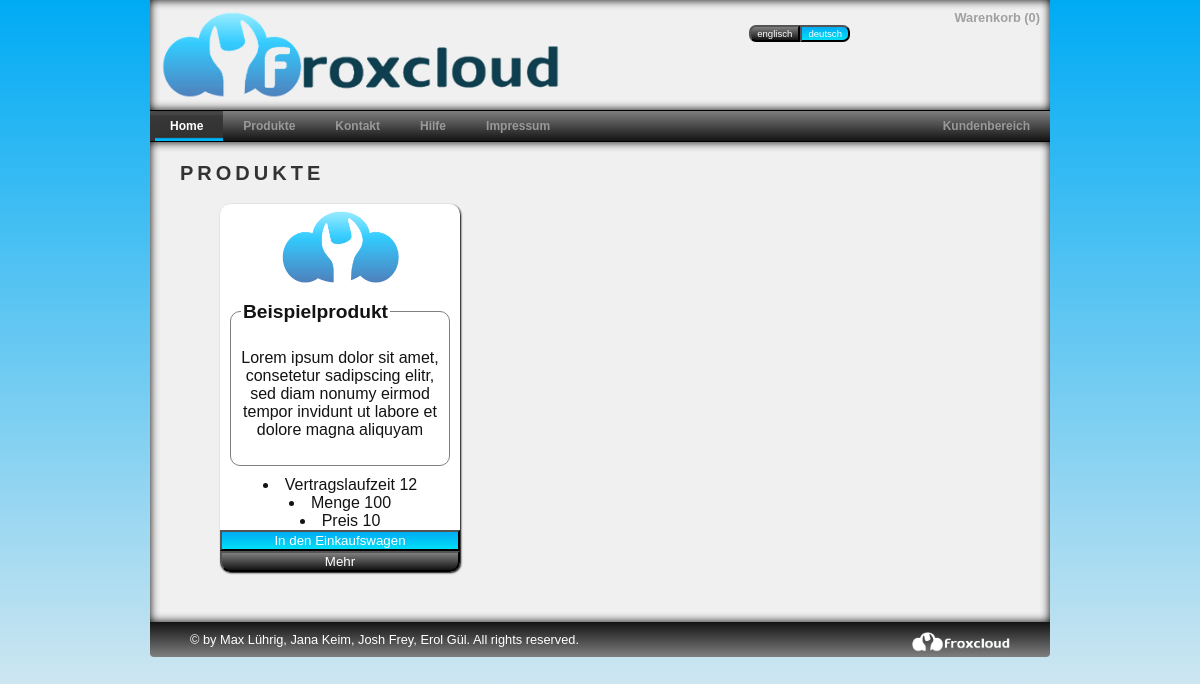
/products.html?lang=de-de, run on the app's committed database.
### index.php (called while the page is built)
<?php
	include("header.php");
	include("menu.php");
	include("mainpage.php");
	include("footer.php");
?>

### includes/classes/cl_language.php (called while the page is built, shortened)
<?php
class language {
	public static function getBrowserLanguage() {
		$supportedLanguages = language::getSupportedLanguages();
		if (isset($_SERVER['HTTP_ACCEPT_LANGUAGE'])) {
			preg_match_all('/([a-z]{1,8}(-[a-z]{1,8})?)\s*(;\s*q\s*=\s*(1|0\.[0-9]+))?/i', $_SERVER['HTTP_ACCEPT_LANGUAGE'], $lang_parse);
			if (count($lang_parse[1])) {
				$langs = array_combine($lang_parse[1], $lang_parse[4]);
				foreach ($langs as $lang => $val) {
					if ($val === '') $langs[$lang] = 1;
				}
			}
		}
		return language::internalToISO( customizing::get_default_language() );
	}
	public static function internalToISO($language_id) {
		$sql_statement = 'SELECT l.iso_code FROM '. TBL_LANGUAGE .' AS l WHERE l.language_id = '. (int) $language_id;
		$query = db_query($sql_statement);
		if(db_num_results($query) == 1) {
			$result_data = db_fetch_array($query);
			return $result_data['iso_code'];
		}
		else {
			return null;
		}
	}
	public static function ISOTointernal($iso_code) {
		$sql_statement = 'SELECT l.language_id FROM '. TBL_LANGUAGE .' AS l WHERE l.iso_code = "'. $iso_code .'"';
		$query = db_query($sql_statement);
		if(db_num_results($query) == 1) {
			$result_data = db_fetch_array($query);
			return $result_data['language_id'];
		}
		else {
			return null;
		}
	}
	private static function getSupportedLanguages() {
		$sql_statement = 'SELECT l.language_id, l.iso_code FROM '. TBL_LANGUAGE .' AS l ORDER BY l.iso_code';
		$query = db_query($sql_statement);
		$return_array = array();
		while($row = db_fetch_array($query)) {
			$return_array[$row['iso_code']] = $row['language_id'];
		}
		return $return_array;
	}
}
?>

### functions/database.php (called while the page is built, shortened)
<?php
function db_query($sql_statement,$connection = 'db_connection') {
	global $$connection;
	$result = mysql_query($sql_statement, $$connection) or db_error($sql_statement, mysql_errno(), mysql_error());
	return $result;
}
function db_num_results($db_query) {
	return mysql_num_rows($db_query);
}
function db_fetch_array($db_query) {
	return mysql_fetch_array($db_query, MYSQL_ASSOC);
}
?>

### includes/classes/cl_customizing.php (called while the page is built, shortened)
<?php
class customizing {
	public static function get_default_language() {
		$sql_statement = 'SELECT cust.value AS default_language FROM '. TBL_CUSTOMIZING .' AS cust WHERE cust.key = "default_language"';
		$query = db_query($sql_statement);
		$default_language = db_fetch_array($query);
		return $default_language['default_language'];
	}
}
?>

### functions/general.php (called while the page is built, shortened)
<?php
function get_default_language() {
	$sql_statement = 'SELECT cust.value AS default_language FROM '. TBL_CUSTOMIZING .' AS cust WHERE cust.key = "default_language"';
	$query = db_query($sql_statement);
	$default_language = db_fetch_array($query);
	return $default_language['default_language'];
}
?>

### includes/classes/cl_shoppingcart.php (called while the page is built, shortened)
<?php
class shoppingcart {
	private $session_id;
	public function __construct($session_id, $language_id = NULL) {
		$this->session_id = $session_id;
		$this->loadProducts($language_id);
	}
	public function getNumberOfProducts() {
		if(!$this->isEmpty()) {
			$sql_statement = 'SELECT SUM( sc.quantity ) AS number_of_products FROM '. TBL_SHOPPING_CART .' AS sc WHERE sc.session_id = "'. $this->session_id .'"';
			$productcount_query = db_query($sql_statement);
			$result_data = db_fetch_array($productcount_query);
			return $result_data['number_of_products'];
		}
		else {
			return 0;
		}
	}
	private function loadProducts($language_id = NULL) {
		if($language_id == null) {
			$language_id = get_default_language();
		}
		$sql_statement = 'SELECT sc.product_id, sc.quantity, p.price, p.title FROM '. TBL_SHOPPING_CART .' AS sc INNER JOIN '. TBL_PRODUCT .' AS p ON sc.product_id = p.product_id WHERE sc.session_id = "'. $this->session_id .'" AND p.language_id = '. $language_id;
		$query = db_query($sql_statement);
	}
	private function isEmpty() {
		$sql_statement = 'SELECT sc.product_id FROM '. TBL_SHOPPING_CART .' AS sc WHERE sc.session_id = "'. $this->session_id .'"';
		$cart_products_query = db_query($sql_statement);
		if(db_num_results($cart_products_query) == 0) {
			return true;
		}
		else {
			return false;
		}
	}
}
?>

### includes/classes/cl_customer.php (called while the page is built, shortened)
<?php
class customer {
	public static function isLoggedIn($session_id) {
		$sql_statement = 'SELECT ac.customer_id FROM '. TBL_ACTIVE_CUSTOMER .' AS ac WHERE ac.session_id = "'. $session_id .'" AND ac.expiration_date > NOW()';
		$query = db_query($sql_statement);
		if(db_num_results($query) == 1) {
			return true;
		}
		else {
			return false;
		}
	}
}
?>

### includes/classes/cl_product.php (called while the page is built, shortened)
<?php
class product {
	public static function getAllActiveProducts($languageId){
		$sql_select_statement = 'SELECT * FROM '. TBL_PRODUCT .' AS p WHERE language_id = "'. $languageId .'" AND active = "1" ORDER BY p.product_id ASC';
		$active_product_query = db_query($sql_select_statement);
		$active_product_array = array();
		while($data = db_fetch_array($active_product_query)){
			$active_product_array[$data['product_id']] = array("title" => $data['title'],
													   "contract_periode" => $data['contract_periode'],
													   "description" => $data['description'],
													   "quantity" => $data['quantity'],
													   "price" => $data['price']);
		}
		return $active_product_array;
	}
}
?>

### menu.php (the view, shortened to what this page needs)
<div class="mainmenu">
	<ul>
	   <li><a href="home.html?lang=<?php echo $site_language; ?>" id="home" class="nav mm_active"><span><?php echo VIEW_MENU_HOME; ?></span></a></li>
	   <li><a href="products.html?lang=<?php echo $site_language; ?>" id="products" class="nav"><span><?php echo VIEW_MENU_PRODUCTS; ?></span></a></li>
	   <li><a href="help.html?lang=<?php echo $site_language; ?>" id="help" class="nav"><span><?php echo VIEW_MENU_HELP; ?></span></a></li>
	   <li><a href="imprint.html?lang=<?php echo $site_language; ?>" id="imprint" class="nav"><span><?php echo VIEW_MENU_IMPRINT; ?></span></a></li>
	   <?php
	   	if (customer::isLoggedIn(session_id()) == true ) {
	   		echo '<li id="mainmenuelement"><a href="#!page=customercenter&lang='. $site_language .'" id="customercenter" class="nav"><span>'. VIEW_MENU_CUSTOMERCENTER .'</span></a></li>';
	   	}
	   	else {
	   		echo '<li id="mainmenuelement"><a href="#!page=customercenter&lang='. $site_language .'" id="customercenter"><span>'. VIEW_MENU_CUSTOMERCENTER .'</span></a></li>';
	   	}
	   ?>
	</ul>
</div>

### header.php (shortened to what this page needs)
<?php
require PATH_CLASSES .'cl_customizing.php';
require PATH_CLASSES .'cl_language.php';
require PATH_CLASSES .'cl_shoppingcart.php';
require PATH_CLASSES .'cl_customer.php';
require PATH_CLASSES .'cl_product.php';
require PATH_CLASSES .'cl_product_info.php';
require 'functions/database.php';
require 'functions/general.php';
$site_language = language::getBrowserLanguage();
$cart = new shoppingcart(session_id());
?>
<!DOCTYPE HTML PUBLIC "-//W3C//DTD HTML 4.01 Frameset//EN">
<html>
<head>
<link rel="stylesheet" href="css/style.css" media="screen and (min-device-width: 600px)" type="text/css" />
<link rel="stylesheet" href="css/print.css" type="text/css" media="print">
<link rel="stylesheet" href="css/colorbox.css" type="text/css">
<link type="text/css" rel="stylesheet" media="only screen and (max-device-width: 599px)" href="css/handheld.css" />
<link rel="stylesheet" media="screen and (-webkit-device-pixel-ratio:0.75)" href="css/handheld.css" />
<link rel="stylesheet" href="css/handheld.css" media="handheld" type="text/css" />
</head>
<body>
<div class="header">
	<img ID="logo" src="images/fcloud.png">
	<div class="header_right">
		<a href="shoppingcart.html?lang=<?php echo $site_language; ?>" id="shoppingcart" class="nav"><?php echo VIEW_MENU_SHOPPING_CART; ?> (<span id="current_cart_quantity"><?php echo $cart->getNumberOfProducts(); ?></span>)</a>
		<br>
		<div class="language_switch">
			<button class="language_button active" ID="german"> deutsch
			</button>
			<button class="language_button"  ID="english"> englisch
			</button>
		</div>
	</div>
</div>

### mainpage.php (shortened to what this page needs)
<div class="content_container" id="content_container">
<?php
if(isset($_GET['page'])) {
	$action = 'show_'. substr($_GET['page'], 0);
	include_once 'logic/process_content_handling.php';
}
?>
</div>

### logic/process_content_handling.php (shortened to what this page needs)
<?php
require_once PATH_CLASSES .'cl_customizing.php';
require_once PATH_CLASSES .'cl_language.php';
require_once PATH_CLASSES .'cl_shoppingcart.php';
require_once PATH_CLASSES .'cl_customer.php';
require_once PATH_CLASSES .'cl_content.php';
require_once PATH_FUNCTIONS .'database.php';
require_once PATH_FUNCTIONS .'general.php';
switch($action) {
	case 'show_products':
		include PATH_BODYS .'product.php';
		break;
}
?>

### bodys/product.php (shortened to what this page needs)
<?php
require_once PATH_CLASSES .'cl_language.php';
require_once PATH_CLASSES .'cl_product.php';
$language_id = language::ISOTointernal(language::getBrowserLanguage());
$index = 0;
echo '
<h1>'.VIEW_MENU_PRODUCTS.'</h1>
<div class="boxwrapper">
';
$active_product_array = product::getAllActiveProducts($language_id);
foreach ($active_product_array as $product_id => $product_data){
	$attribute_value_map = array();
	$product_info_map = productInfo::getAttributesByProductId($product_id);
	$existing_attributes = productAttribute::getAllExistingAttrByLang($language_id);
	foreach($product_info_map as $attribute_id => $value){
		$attribute_value_map[$existing_attributes[$attribute_id]] = $value;
	}
	if($index % 3 == 0){
		echo'<div class="productwrapper"> ';
	}
	$return_string = '
	<div class="whitebox box_3inRow">
		<img ID="littlelogo" src="images/logos/logo.png">
		<fieldset>
			<legend>
				'. $product_data['title'].'
			</legend>
			<p>'.$product_data['description'].'</p>
		</fieldset>
			<li>'.PRODUCT_CONTRACT_PERIODE.' '.$product_data['contract_periode'].'</li>
			<li>'.PRODUCT_QUANTITY.' '.$product_data['quantity'].'</li>
			<li>'.PRODUCT_PRICE.' '.$product_data['price'].'</li>
		<button class="buttonlayout_buy" rel="'.$product_id.'">'.BUTTON_ADD_TO_CART.'</button>
		<div id="book'.$product_id.'" class="slidebox">
			<fieldset>
				<legend>
					Details
				</legend>
				<ul>';
	foreach($attribute_value_map as $attr_name => $value){
		$return_string = $return_string. '<li>'. $attr_name .' '. $value .'</li>';
	}
	$return_string = $return_string.
				'</ul>
			</fieldset>
		</div>
	<button class="buttonlayout_more" rel="'.$product_id.'">'.PRODUCT_DETAILS_MORE.'</button>
	</div>
	';
	if($index % 3 == 0){
		$return_string = $return_string.'</div> ';
	}
	$index++;
	echo $return_string;
}
echo'</div>'
?>

### footer.php
<div class="footer">
		&copy; by Max L&uumlhrig, Jana Keim, Josh Frey, Erol G&uumll. All rights reserved.
	<img ID="froxcloud_white" src="images/logos/froxcloud_white.png">
</div>
</body>
</html>

### css/print.css (style rules this page uses)
body { width: 900px; margin: 0 auto; font-family: Arial, Helvetica, sans-serif; }
.header { background-color: #F0F0F0; width: 900px; height: 110px; border-bottom: black solid 3px; }
.header_right { display:none; float: right; width: 450px; height: 90px; position: relative; text-align: right; margin-top: 10px; margin-bottom: 10px; }
.content_container { background-color:#F0F0F0; width: 900px; height: auto; text-align:center; position:relative; float: left; clear: both; padding-bottom: 40px; }
body h1 { font-family: Arial, Helvetica, sans-serif; font-weight: bold; font-size: 2.0em; letter-spacing: .2em; line-height: 1.1em; margin: 20px 15px; text-align: left; text-transform: uppercase; color: #333; }
.boxwrapper { margin: 40px auto; width: 780px; }
.productwrapper { width: 780px; clear:both; }
.whitebox { float: left; background-color: white; border-radius: 10px; margin: 20px 8px; border: solid black 1px; }
.box_3inRow { width: 240px; height: 400px; }
fieldset { border: black solid 1px; border-radius: 10px; padding: 10px; margin:10px; min-height: 160px; width: auto; }
legend { font-weight:bold; font-size: 1.2em; text-align: left; }
#littlelogo { display:none; width: 120px; margin: 5px; }
#logo { width: 400px; margin: 10px; }
#froxcloud_white { display:none; height: 20px; float:right; bottom:0px; }
.buttonlayout_more { display:none; width: 100%; border-bottom-left-radius: 10px; border-bottom-right-radius: 10px; color: white; filter: progid:DXImageTransform.Microsoft.gradient(startColorstr='#7f7f7f', endColorstr='#131313'); background: -webkit-gradient(linear, left top, left bottom, from(#7f7f7f), to(#131313)); background: -moz-linear-gradient(top, #7f7f7f, #131313); }
.buttonlayout_buy { display:none; width: 100%; color: white; filter: progid:DXImageTransform.Microsoft.gradient(startColorstr='#00abf4', endColorstr='#02def7'); background: -webkit-gradient(linear, left top, left bottom, from(#00abf4), to(#02def7)); background: -moz-linear-gradient(top, #00abf4, #02def7); }
.mainmenu ul { margin:0; padding:0; list-style-type:none; width:auto; position:relative; display:none; height:30px; font-size:12px; font-weight:bold; background:transparent url(../images/nav_bg.png) repeat-x top left; font-family:Arial, Helvetica, sans-serif; border-bottom:1px solid #000000; border-top:1px solid #000000; filter: progid:DXImageTransform.Microsoft.gradient(startColorstr='#7f7f7f', endColorstr='#131313'); background: -webkit-gradient(linear, left top, left bottom, from(#7f7f7f), to(#131313)); background: -moz-linear-gradient(top, #7f7f7f, #131313); }

### data on the page
tbl_product: title "Beispielprodukt", description "Lorem ipsum dolor sit amet, consetetur sadipscing elitr, sed diam nonumy eirmod tempor invidunt ut labore et dolore magna aliquyam", contract_periode "12", quantity "100", price "10"

### other printed values
VIEW_MENU_SHOPPING_CART "Warenkorb"
$cart->getNumberOfProducts() "0"
VIEW_MENU_HOME "Home"
VIEW_MENU_PRODUCTS "Produkte"
VIEW_MENU_HELP "Hilfe"
VIEW_MENU_IMPRINT "Impressum"
VIEW_MENU_CUSTOMERCENTER "Kundenbereich"
VIEW_MENU_PRODUCTS "PRODUKTE"
